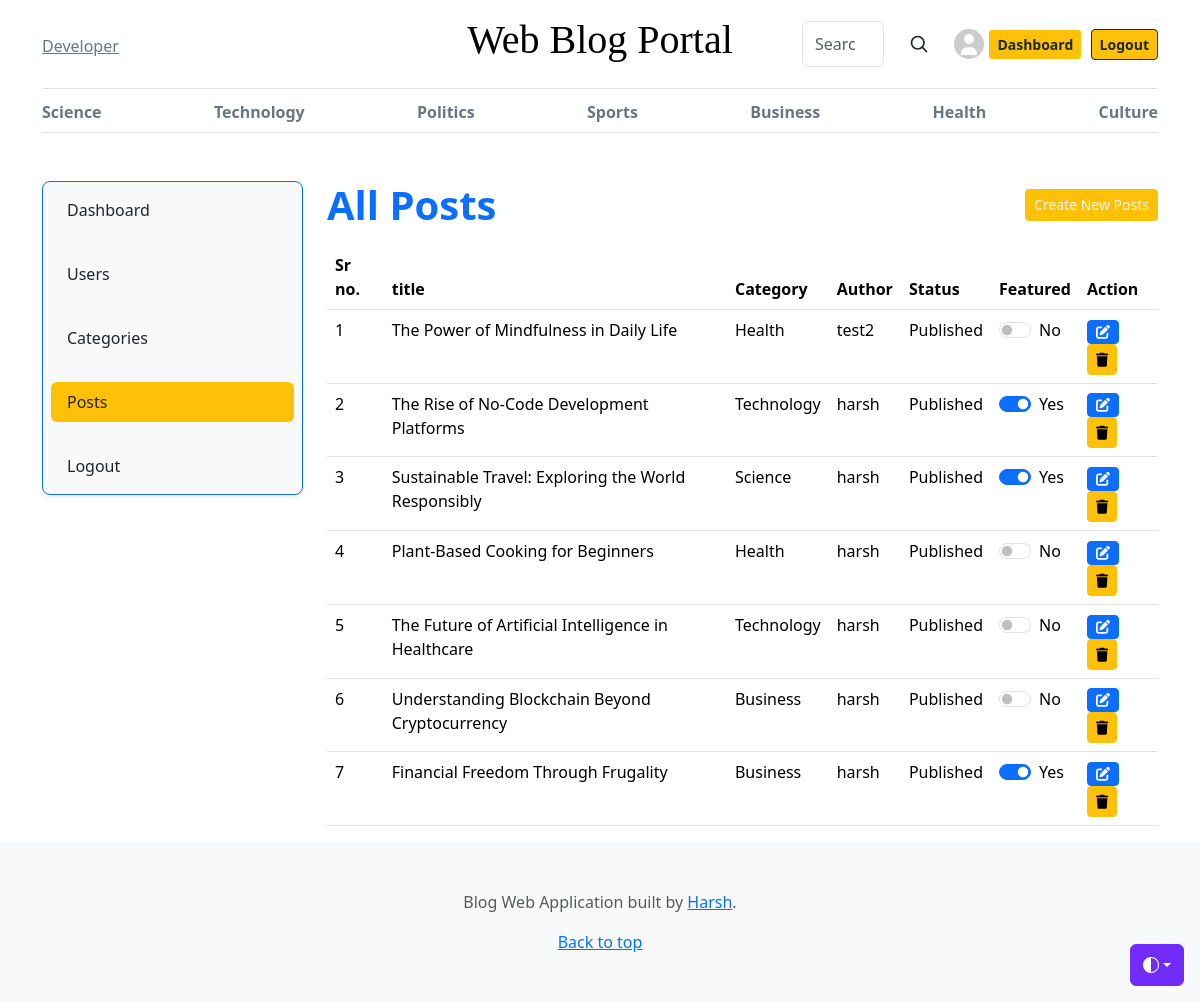
/dashboard/posts/ (signed in), run on an earlier commit of the app's database.
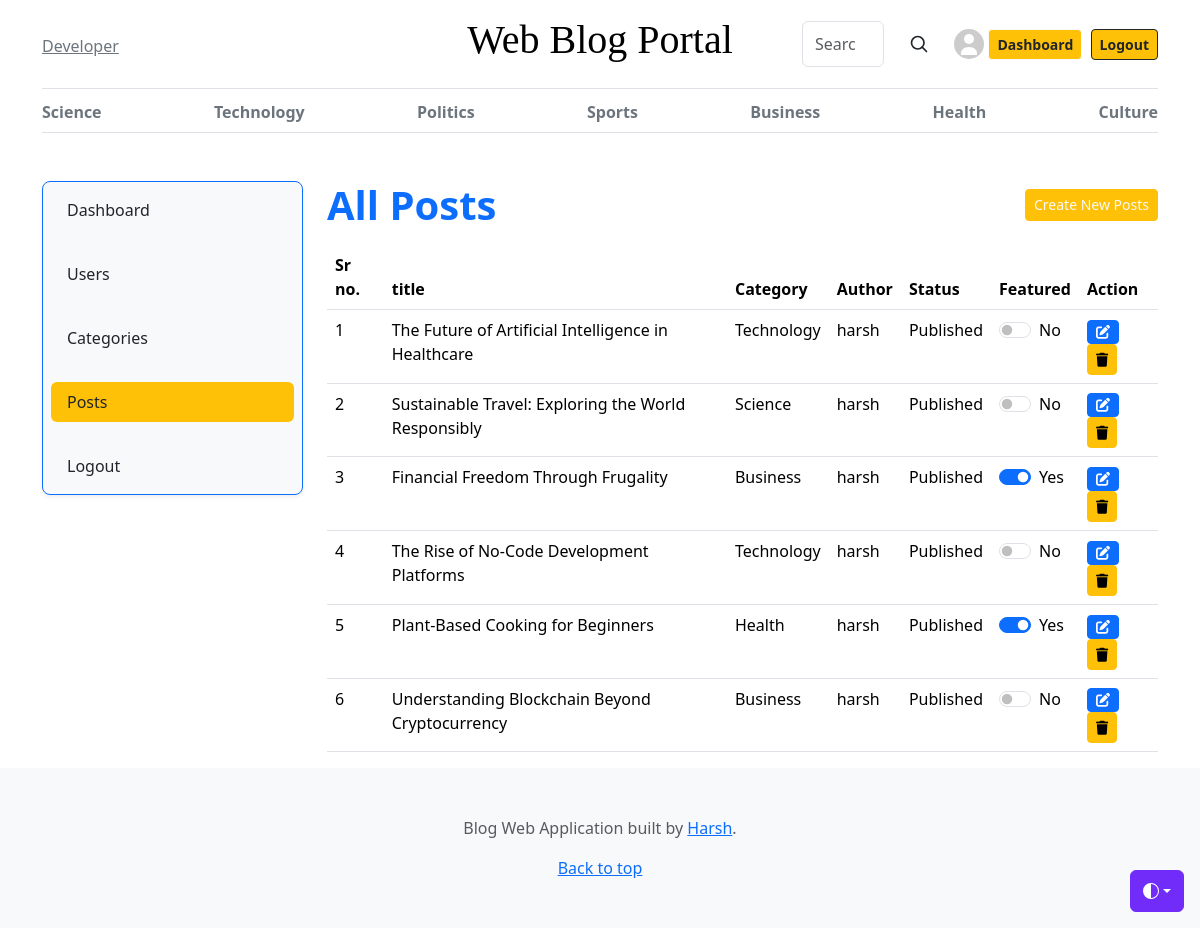
And on a later commit of the database.
### blogs/models.py (models this page shows, shortened)
class Category(models.Model):
    category_name = models.CharField(max_length=50, unique=True)
    created_at = models.DateTimeField(auto_now_add=True)
    updated_at = models.DateTimeField(auto_now=True)
    def __str__(self):
        return self.category_name
    class Meta:
        verbose_name_plural = 'Categories'

class Blogs(models.Model):
    title = models.CharField(max_length=100,unique=True)
    slug = models.SlugField(unique=True, blank=True)
    category = models.ForeignKey(Category, on_delete=models.CASCADE)
    author = models.ForeignKey(User, on_delete=models.CASCADE)
    blog_image = models.ImageField(upload_to='uploads/%y/%m/%d')
    short_description = models.TextField(max_length=1000)
    blog_body = models.TextField(max_length=3000)
    status = models.CharField(max_length=100,choices=STATUS_CHOICE,default='Draft')
    is_featured = models.BooleanField(default=False)
    created_at = models.DateTimeField(auto_now_add=True)
    updated_at = models.DateTimeField(auto_now=True)
    class Meta:
        verbose_name_plural = 'Blogs'

### dashboard/views.py (the view)
# urls.py: path('posts/',views.show_posts, name="show_posts"),
@login_required(login_url='login')
def show_posts(request):
    if request.user.is_superuser:
        posts = Blogs.objects.all().order_by('-updated_at')
    else:
        posts = Blogs.objects.filter(author=request.user)
    context = {
        'posts':posts,
    }
    return render(request,'dashboard/posts/show_posts.html',context)

### blogs/context_processors.py (called while the page is built)
def get_category(request):
    categories = Category.objects.all()
    return dict(categories=categories)

### dashboard/context_processors.py (called while the page is built)
def is_admin_user(request):
    return {'is_admin': request.user.groups.filter(name='Admin').exists() if request.user.is_authenticated else False}

### templates/dashboard/posts/show_posts.html (shortened to what this page needs)
{% extends "base/base.html" %}
{% block 'content' %}
    <main class="container mt-5 ">
        <div class="row ">
            {% include "dashboard/component/leftsidebar.html" %}
            <div class="col-md-9">
                <div class="d-flex justify-content-between mb-3">
                    <span class="display-6 fw-bold text-primary">All Posts</span>
                    <a href="{% url 'add_post'%}" class="btn btn-warning btn-sm text-light mb-2 mt-2">Create New Posts</a>
                </div>
                <table class="table table-hover">
                    <thead>
                        <tr>
                            <th>Sr no.</th>
                            <th>title</th>
                            <th>Category</th>
                            <th>Author</th>
                            <th>Status</th>
                            <th>Featured</th>
                            <th>Action</th>
                        </tr>
                    </thead>
                    <tbody>
    {% for post in posts %}
    <tr>
        <td>{{ forloop.counter }}</td>
        <td>{{ post.title }}</td>
        <td>{{ post.category }}</td>
        <td>{{ post.author }}</td>
        <td>{{ post.status }}</td>
        <td>
            {% if user.is_staff %}
                <form action="{% if post.is_featured %}{% url 'remove_from_featured' post.pk %}{% else %}{% url 'add_to_featured' post.pk %}{% endif %}" method="POST" class="feature-toggle-form">
                    <div class="form-check form-switch">
                        <input class="form-check-input" type="checkbox" role="switch" id="featureSwitch{{ post.pk }}" {% if post.is_featured %}checked{% endif %} onchange="this.form.submit()">
                        <label class="form-check-label" for="featureSwitch{{ post.pk }}">
                            {% if post.is_featured %}Yes{% else %}No{% endif %}
                        </label>
                    </div>
                </form>
            {% else %}
                {% if post.is_featured %}
                    <span class="badge bg-success">Yes</span>
                {% else %}
                    <span class="badge bg-secondary">No</span>
                {% endif %}
            {% endif %}
        </td>
        <td>
            <a href="{% url 'edit_posts' post.pk %}" title="Edit"><i class="fa fa-edit btn btn-primary btn-sm"></i></a>
            <form method="POST" action="{% url 'delete_posts' post.pk %}" style="display:inline;" onsubmit="return confirm('Are you sure you want to delete this post?');">
                <button type="submit" class="btn btn-warning btn-sm" title="Delete">
                    <i class="fa fa-trash"></i>
                </button>
            </form>
        </td>
    </tr>
    {% endfor %}
</tbody>
                </table>
            </div>
        </div>
    </main>
{% endblock 'content' %}

### templates/base/base.html (shortened to what this page needs)
{% include './header.html'%}
{% block nav %}
    <div class="container">
    <div class="nav-scroller py-1 mb-3 border-bottom">
        <nav class="nav nav-underline justify-content-between">
            {% for category in categories%}
            <a class="nav-item nav-link {% if active_category.id == category.id%}link-warning fw-bold{% endif %} active link-secondary font-weight-normal" href="{% url 'posts_by_category' category.id %}">{{category.category_name}}</a>
            {% endfor %}
        </nav>
    </div>
    </div>
{% endblock nav %}
{% block 'content'%}{%endblock 'content'%}
{% include './footer.html'%}

### templates/base/header.html (shortened to what this page needs)
{% load static %}
<!DOCTYPE html>
<html lang="en" data-bs-theme="auto">
<head>
    <link href="https://cdn.jsdelivr.net/npm/bootstrap@5.3.3/dist/css/bootstrap.min.css" rel="stylesheet">
    <link href="{% static 'css/blog.css' %}" rel="stylesheet">
    <link href="{% static 'css/blog.rtl.css' %}" rel="stylesheet">
    <link rel="stylesheet" href="https://cdnjs.cloudflare.com/ajax/libs/font-awesome/6.4.0/css/all.min.css">
</head>
<body>
    <div class="dropdown position-fixed bottom-0 end-0 mb-3 me-3 bd-mode-toggle">
        <button class="btn btn-bd-primary py-2 dropdown-toggle d-flex align-items-center" id="bd-theme" type="button"
            aria-expanded="false" data-bs-toggle="dropdown" aria-label="Toggle theme (auto)">
            <svg class="bi my-1 theme-icon-active" aria-hidden="true">
                <use href="#circle-half"></use>
            </svg>
        </button>
    </div>
    <div class="container">
        <header class="border-bottom lh-1 py-3">
            <div class="row flex-nowrap justify-content-between align-items-center">
                <div class="col-4 pt-1">
                    <a class="link-secondary" href="#">Developer</a>
                </div>
                <div class="col-4 text-center">
                    <a class="blog-header-logo text-body-emphasis text-decoration-none" href="/"><h1>Web Blog Portal</h1></a>
                </div>
                <div class="col-4 d-flex justify-content-end align-items-center">
                    <div class="">
                    <form method="GET" action="{% url 'search' %}" class="d-flex">
                        <input class="form-control" type="search" placeholder="Search articles..." name="keyword" aria-label="Search">
                    <button class='btn btn-white btn-sm' type="submit" method="GET" >
                        <svg xmlns="http://www.w3.org/2000/svg" width="20" height="20" fill="none" stroke="currentColor"
                            stroke-linecap="round" stroke-linejoin="round" stroke-width="2" class="mx-3 my-2" role="img"
                            viewBox="0 0 24 24">
                            <title>Search</title>
                            <circle cx="10.5" cy="10.5" r="7.5"></circle>
                            <path d="M21 21l-5.2-5.2"></path>
                        </svg>
                    </button>
                    </form>
                    </div>
                    {% if not user.is_authenticated %}
                    <a class="btn btn-sm btn-warning btn-outline-dark  mx-1" href="{%url 'login'%}">Login</a>
                    <a class="btn btn-sm btn-outline-secondary" href="{% url 'register' %}">Sign up</a>
                    {% else %}
                        <a href="{%url 'dashboard'%}"><span><svg width="30" height="30" viewBox="0 0 30 30" fill="none" xmlns="http://www.w3.org/2000/svg">
                            <circle cx="15" cy="15" r="15" fill="#cccccc"/>
                            <circle cx="15" cy="10" r="5" fill="#ffffff"/>
                            <path d="M15 18C10 18 7 21 7 24V26H23V24C23 21 20 18 15 18Z" fill="#ffffff"/>
                            </svg>
                        </span></a>&nbsp;
                        <span >
                             <a href="{%url 'dashboard'%}" class="btn btn-warning btn-sm fw-bold btn-outline-light text-dark">Dashboard</a>
                        </span>&nbsp;&nbsp;
                        <span><a href="{% url 'logout'%}" class="btn btn-warning btn-sm fw-bold btn-outline-dark">Logout</a></span>
                    {% endif %}
                </div>
            </div>
        </header>
    </div>

### templates/dashboard/component/leftsidebar.html
<div class="col-md-3 ">
    <div class="nav flex-column nav-pills bg-light aria-orientation='vertical' p-2 border border-primary rounded-3 shadow-sm gap-4 " style="min-height: 250px;">
        <a href="{% url 'dashboard'%}" class = "nav-link text-dark {% if '/dashboard/' == request.path%}bg-warning{% endif %}">Dashboard</a>
        {% if user.is_staff %}
            <a href="{% url 'user_list' %}" class="nav-link text-dark {% if '/users/' in request.path %}bg-warning{% endif %}">Users</a>
            <a href="{% url 'category_list' %}" class="nav-link text-dark {% if '/categories/' in request.path %}bg-warning{% endif %}">Categories</a>
        {% endif %}
        <a href="{% url 'show_posts'%}" class = "nav-link text-dark {% if '/posts/' in request.path%}bg-warning{% endif %}">Posts</a>
        <a href="" class = "nav-link text-dark {% if '/logout/' == request.path%}bg-warning{% endif %}">Logout</a>
    </div>
</div>

### templates/base/footer.html
<footer class="py-5 text-center text-body-secondary bg-body-tertiary">
        <p>Blog Web Application built by <a
                href="#">Harsh</a>.</p>
        <p class="mb-0"> <a href="#">Back to top</a> </p>
    </footer>

### static/css/blog.css (style rules this page uses)
.blog-header-logo { font-family: "Playfair Display", Georgia, "Times New Roman", serif; font-size: 2.25rem; }
h1, h2, h3, h4, h5, h6 { font-family: "Playfair Display", Georgia, "Times New Roman", serif; }

### static/css/blog.rtl.css (style rules this page uses)
.blog-header-logo { font-family: Amiri, Georgia, "Times New Roman", serif; font-size: 2.25rem; }
h1, h2, h3, h4, h5, h6 { font-family: Amiri, Georgia, "Times New Roman", serif; }

### templates/base/header.html (style rules this page uses)
.bi { vertical-align: -.125em; fill: currentColor }
.nav-scroller { position: relative; z-index: 2; height: 2.75rem; overflow-y: hidden }
.nav-scroller .nav { display: flex; flex-wrap: nowrap; padding-bottom: 1rem; margin-top: -1px; overflow-x: auto; text-align: center; white-space: nowrap; -webkit-overflow-scrolling: touch }
.btn-bd-primary { --bd-violet-bg: #712cf9; --bd-violet-rgb: 112.520718, 44.062154, 249.437846; --bs-btn-font-weight: 600; --bs-btn-color: var(--bs-white); --bs-btn-bg: var(--bd-violet-bg); --bs-btn-border-color: var(--bd-violet-bg); --bs-btn-hover-color: var(--bs-white); --bs-btn-hover-bg: #6528e0; --bs-btn-hover-border-color: #6528e0; --bs-btn-focus-shadow-rgb: var(--bd-violet-rgb); --bs-btn-active-color: var(--bs-btn-hover-color); --bs-btn-active-bg: #5a23c8; --bs-btn-active-border-color: #5a23c8 }
.bd-mode-toggle { z-index: 1500 }
.bd-mode-toggle .bi { width: 1em; height: 1em }

What changed in the data, as far as the page shows it:
no longer on this page (row edited): Blogs: title "The Power of Mindfulness in Daily Life", category "Health", author "test2", status "Published", shows "No"
shown differently, row unchanged: Blogs "The Future of Artificial Intelligence in Healthcare": moves up the list
changed Blogs "Sustainable Travel: Exploring the World Responsibly": is_featured "☑" → "☐"; is_featured "Yes" → "No"; moves down the list
changed Blogs "Financial Freedom Through Frugality": moves up the list
changed Blogs "The Rise of No-Code Development Platforms": is_featured "☑" → "☐"; is_featured "Yes" → "No"
changed Blogs "Plant-Based Cooking for Beginners": is_featured "☐" → "☑"; is_featured "No" → "Yes"
